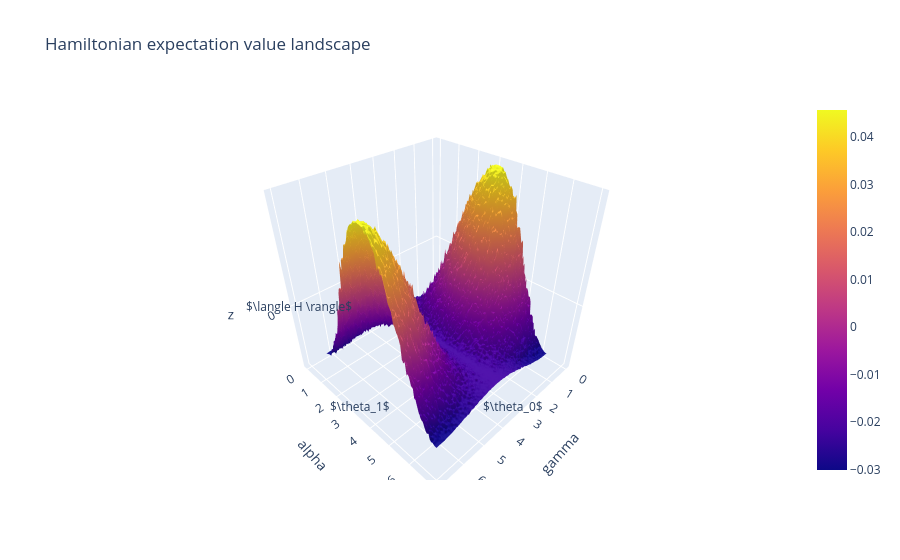

Write notebook code for a chart like this one.
### Code cell
plot_hamiltonian_expval_surface(x=gamma, y=alpha, z=expvals_dict[n_shots], xlabel="gamma", ylabel="alpha")
